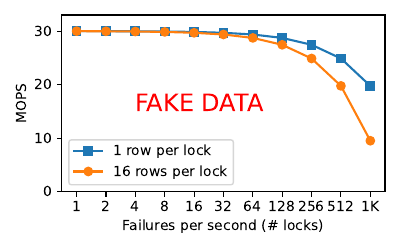

Reproduce this figure in Python.
import lib

import experiments.plot_cuckoo as plot_cuckoo
# import run_experiments as re
import experiments.data_management as dm
import experiments.orchestrator as orchestrator
import matplotlib.pyplot as plt
import numpy as np
from tqdm import tqdm


def plot_failure_throughput_static():
    fig, ax = plt.subplots(1,1, figsize=(4,2.5))

    x_axis=[1,2,4,8,16,32,64,128,256,512,1024]
    one_row_per_lock=[30 - x/100 for x in x_axis]
    sixteen_rows_per_lock=[30 - x/50 for x in x_axis]
    x_axis=[str(x) for x in x_axis]
    x_axis[len(x_axis)-1] = "1K"
    ax.plot(x_axis, one_row_per_lock, label="1 row per lock", marker="s")
    ax.plot(x_axis, sixteen_rows_per_lock, label="16 rows per lock", marker="o")
    ax.legend()
    ax.set_ylim(0,33)
    ax.set_xlabel("Failures per second (# locks)")
    ax.set_ylabel("MOPS")

    ax.text(2,15, "FAKE DATA", fontsize="xx-large", color="red")
    plt.tight_layout()
    plt.savefig("failure_throughput.pdf")


# search_success_lock_size()
# plot_search_success_lock_size()
plot_failure_throughput_static()